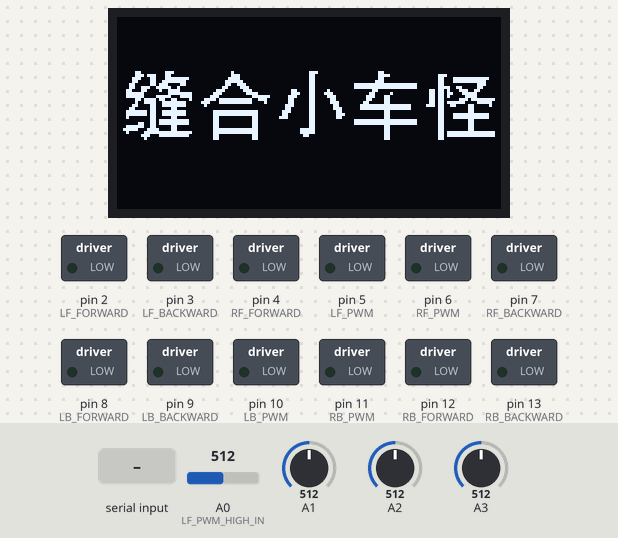
A program run on a simulated Arduino Uno, built with avr-gcc and run on an emulated ATmega328P. Parts: 128×64 one-colour display, switched loads named in the program (green lamp = pin HIGH). The test bench sets the inputs (shaded band); at power-on: A0 (LF_PWM_HIGH_IN) = 512, A1 = 512, A2 = 512, A3 = 512. What the program prints to the serial monitor is not drawn.

Above: at 2.1 s.
4.8 s: "Obstacles\n" received over Serial
At 6.1 s:
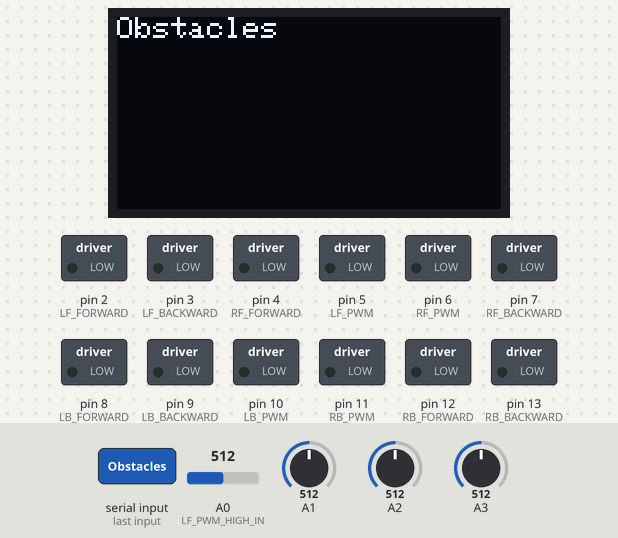
6.4 s: "MoveX:\n" received over Serial
At 7.3 s:
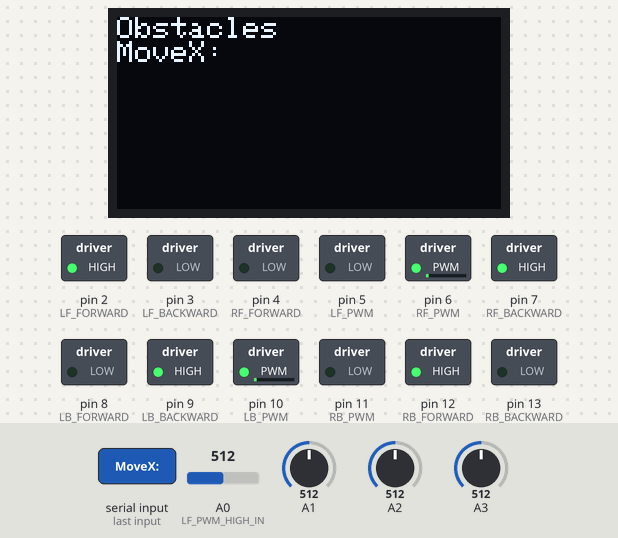
7.9 s: "Request Go\n" received over Serial
At 8.4 s:
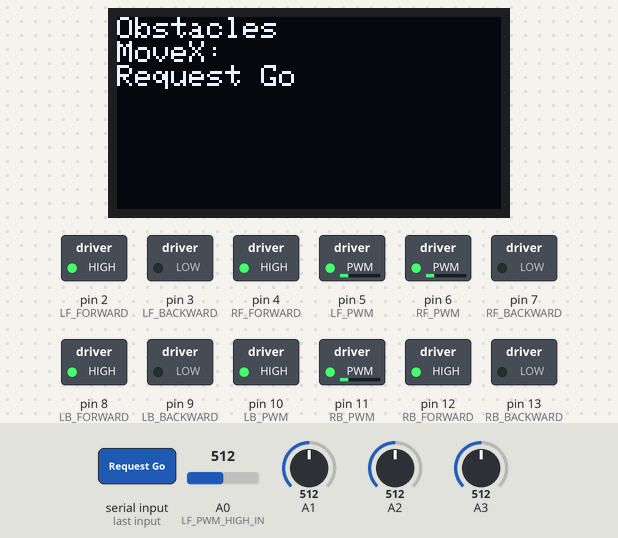
9.4 s: "Request Back\n" received over Serial
At 10.6 s:
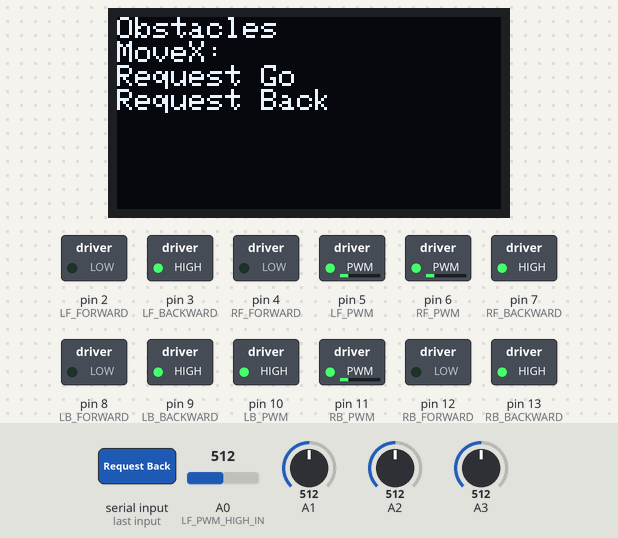
10.9 s: "Request Right\n" received over Serial
At 11.9 s:
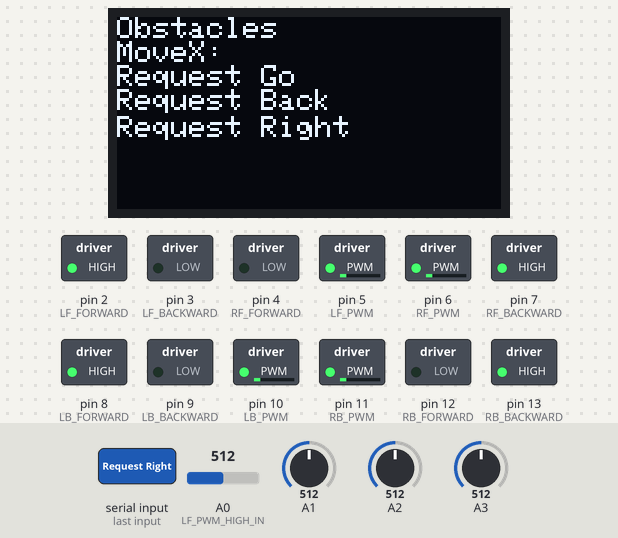
12.4 s: "Request Left\n" received over Serial
At 13.1 s:
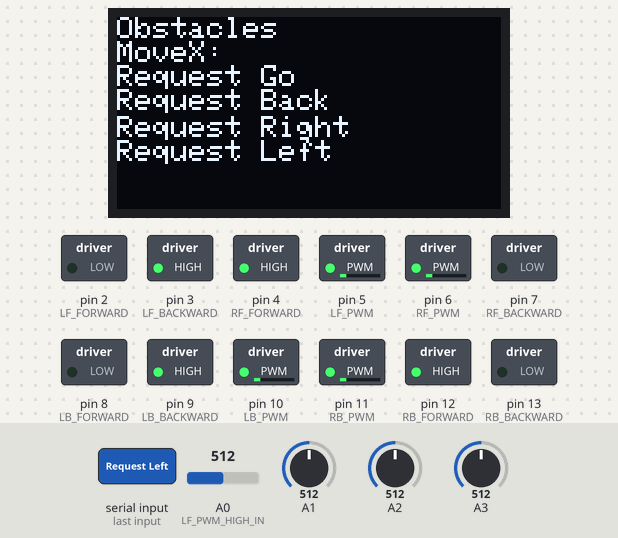
Timing chart, 0 to 14.9 s (numbered marks = the images above; inputs shaded):
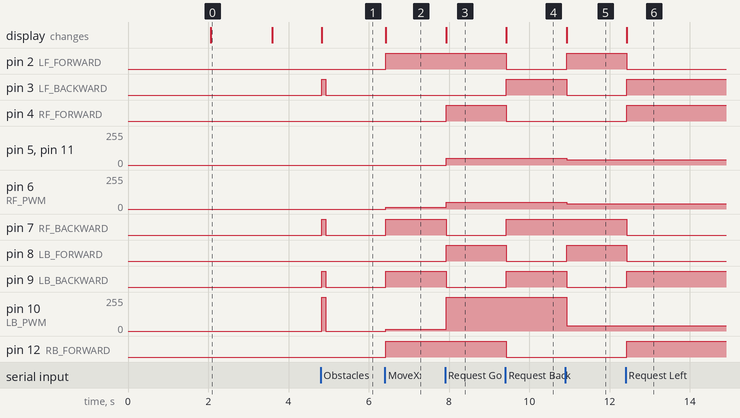

The program:

main.cpp
```cpp
#include <Arduino.h>

/// 左前轮IO口
int LF_FORWARD = 2;
int LF_BACKWARD = 3;
int LF_PWM = 5;
int LF_PWM_HIGH_IN = A0; // PWM最高电平输入

/// 右前轮IO口
int RF_FORWARD = 4;
int RF_BACKWARD = 7;
int RF_PWM = 6;
int RF_PWM_HIGH_IN = A1;

/// 左后轮IO口
int LB_FORWARD = 8;
int LB_BACKWARD = 9;
int LB_PWM = 10;
int LB_PWM_HIGH_IN = A2;

/// 右后轮IO口
int RB_FORWARD = 12;
int RB_BACKWARD = 13;
int RB_PWM = 11;
int RB_PWM_HIGH_IN = A3;

extern void
MECANUM_WHEEL_INIT();

extern void Stop();
extern void MoveForward(float speedPer);
extern void MoveBackward(float speedPer);
extern void TurnLeft(float speedPer);
extern void TurnRight(float speedPer);
extern void MoveLeft(float speedPer);
extern void MoveRight(float speedPer);

extern void OLED_INIT();
extern void ShowIP(String ip);
extern void PrintSerial(String str);
extern void HandleCmd(String cmd);
extern void MoveBackForObstacles();
extern void MoveX(int dx, int dy, float speedPer);

void TestMove();

void setup()
{
    Serial.begin(115200);
    Serial.setTimeout(400);
    for (int i = 2; i <= 13; i++)
    {
        pinMode(i, OUTPUT);
    }

    OLED_INIT();
    MECANUM_WHEEL_INIT();
    //TestMove();
}

void loop()
{
    if (Serial.available())
    {
        String serial_cmd = Serial.readStringUntil('\n');
        PrintSerial(serial_cmd);
        HandleCmd(serial_cmd);
    }
}

void HandleCmd(String cmd)
{
    if (cmd.startsWith("Obstacles"))
    {
        MoveBackForObstacles();
    }
    else if (cmd.startsWith("MoveX:"))
    {
        // MoveX:[dx]:[dy]:[dutyRadio]
        int dx = cmd.substring(6, 7).toInt();
        int dy = cmd.substring(8, 9).toInt();
        if (dx == -1 || dy == -1)
        {
            Stop();
            return;
        }
        float speedPer = cmd.substring(10, cmd.length() - 1).toFloat();
        MoveX(dx, dy, speedPer);
    }
    else if (cmd.startsWith("Request Go"))
    {
        MoveForward(0.6);
    }
    else if (cmd.startsWith("Request Back"))
    {
        MoveBackward(0.6);
    }
    else if (cmd.startsWith("Request Left"))
    {
        TurnLeft(0.08);
    }
    else if (cmd.startsWith("Request Right"))
    {
        TurnRight(0.08);
    }
    else if (cmd.startsWith("Request Stop"))
    {
        Stop();
    }
    else if (cmd.startsWith("MoveLeft:"))
    {
        float speedPer = cmd.substring(9, cmd.length() - 1).toFloat();
        MoveLeft(speedPer);
    }
    else if (cmd.startsWith("MoveRight:"))
    {
        float speedPer = cmd.substring(10, cmd.length() - 1).toFloat();
        MoveRight(speedPer);
    }
    else if (cmd.startsWith("NormalMove:"))
    {
        // NormalMove:[code]:[dutyRatio]
        String motion = cmd.substring(11, 12);
        if (motion.equals("4"))
        {
            Stop();
        }
        float speedPer = cmd.substring(13, cmd.length() - 1).toFloat();
        if (motion.equals("0"))
        {
            MoveForward(speedPer);
        }
        else if (motion.equals("1"))
        {
            MoveBackward(speedPer);
        }
        else if (motion.equals("2"))
        {
            TurnLeft(speedPer);
        }
        else if (motion.equals("3"))
        {
            TurnRight(speedPer);
        }
    }
}
```

mecanum_wheel_controller.cpp
```cpp
#include "Arduino.h"

extern int LF_FORWARD;
extern int LF_BACKWARD;
extern int LF_PWM;
extern int LF_PWM_HIGH_IN;

extern int RF_FORWARD;
extern int RF_BACKWARD;
extern int RF_PWM;
extern int RF_PWM_HIGH_IN;

extern int LB_FORWARD;
extern int LB_BACKWARD;
extern int LB_PWM;
extern int LB_PWM_HIGH_IN;

extern int RB_FORWARD;
extern int RB_BACKWARD;
extern int RB_PWM;
extern int RB_PWM_HIGH_IN;
extern void Stop();

typedef enum
{
    FRONT,
    BACK,
} DIRECTION;

#define POWER_LF 1.0
#define POWER_RF 1.0
#define POWER_LB 1.0
#define POWER_RB 1.0

// 麦轮运动学公式
#define _A_ 10
#define _B_ 8
#define V_LF_FORMAT (v_y - v_x + w * (_A_ + _B_))
#define V_RF_FORMAT (v_y + v_x - w * (_A_ + _B_))
#define V_LB_FORMAT (v_y + v_x + w * (_A_ + _B_))
#define V_RB_FORMAT (v_y - v_x - w * (_A_ + _B_))

// 最低驱动PWM
#define LIMIT_PWM 0.03

int CONTROL = 1;

void MECANUM_WHEEL_INIT()
{
    digitalWrite(LF_FORWARD, LOW);
    digitalWrite(LF_BACKWARD, LOW);
    analogWrite(LF_PWM, 0);

    digitalWrite(RF_FORWARD, LOW);
    digitalWrite(RF_BACKWARD, LOW);
    analogWrite(RF_PWM, 0);

    digitalWrite(LB_FORWARD, LOW);
    digitalWrite(LB_BACKWARD, LOW);
    analogWrite(LB_PWM, 0);

    digitalWrite(RB_FORWARD, LOW);
    digitalWrite(RB_BACKWARD, LOW);
    analogWrite(RB_PWM, 0);
}

void move(int highIO, int lowIO, int pwmIO, float dutyRatio, int pwmInputIO)
{
    if (!CONTROL)
    {
        return;
    }
    digitalWrite(highIO, HIGH);
    digitalWrite(lowIO, LOW);
    int pwmMax = analogRead(pwmInputIO);
    analogWrite(pwmIO, dutyRatio * pwmMax);
}

void MoveBackForObstacles()
{
    CONTROL = 0;
    digitalWrite(LF_BACKWARD, HIGH);
    digitalWrite(LF_FORWARD, LOW);
    digitalWrite(LB_BACKWARD, HIGH);
    digitalWrite(LB_FORWARD, LOW);
    digitalWrite(RF_BACKWARD, HIGH);
    digitalWrite(RF_FORWARD, LOW);
    digitalWrite(RB_BACKWARD, HIGH);
    digitalWrite(RB_FORWARD, LOW);
    int pwmMax = analogRead(LF_PWM_HIGH_IN);

    analogWrite(LF_PWM, pwmMax);
    analogWrite(RF_PWM, pwmMax);
    analogWrite(LB_PWM, pwmMax);
    analogWrite(RB_PWM, pwmMax);
    delay(100);
    Stop();
    delay(100);
    CONTROL = 1;
}

void MoveLF(DIRECTION direction, float speedPer)
{
    speedPer *= POWER_LF;
    if (direction == FRONT)
    {
        move(LF_FORWARD, LF_BACKWARD, LF_PWM, speedPer, LF_PWM_HIGH_IN);
    }
    else
    {
        move(LF_BACKWARD, LF_FORWARD, LF_PWM, speedPer, LF_PWM_HIGH_IN);
    }
}

void MoveRF(DIRECTION direction, float speedPer)
{
    speedPer *= POWER_RF;
    if (direction == FRONT)
    {
        move(RF_FORWARD, RF_BACKWARD, RF_PWM, speedPer, RF_PWM_HIGH_IN);
    }
    else
    {
        move(RF_BACKWARD, RF_FORWARD, RF_PWM, speedPer, RF_PWM_HIGH_IN);
    }
}

void MoveLB(DIRECTION direction, float speedPer)
{
    speedPer *= POWER_LB;
    if (direction == FRONT)
    {
        move(LB_FORWARD, LB_BACKWARD, LB_PWM, speedPer, LB_PWM_HIGH_IN);
    }
    else
    {
        move(LB_BACKWARD, LB_FORWARD, LB_PWM, speedPer, LB_PWM_HIGH_IN);
    }
}

void MoveRB(DIRECTION direction, float speedPer)
{
    speedPer *= POWER_RB;
    if (direction == FRONT)
    {
        move(RB_FORWARD, RB_BACKWARD, RB_PWM, speedPer, RB_PWM_HIGH_IN);
    }
    else
    {
        move(RB_BACKWARD, RB_FORWARD, RB_PWM, speedPer, RB_PWM_HIGH_IN);
    }
}

void Stop()
{
    MECANUM_WHEEL_INIT();
}

void MoveForward(float speedPer)
{
    MoveLF(FRONT, speedPer);
    MoveRF(FRONT, speedPer);
    MoveLB(FRONT, speedPer);
    MoveRB(FRONT, speedPer);
}

void MoveBackward(float speedPer)
{
    MoveLF(BACK, speedPer);
    MoveRF(BACK, speedPer);
    MoveLB(BACK, speedPer);
    MoveRB(BACK, speedPer);
}

// raw移动
void TurnLeft(float speedPer)
{
    MoveLF(BACK, speedPer);
    MoveRF(FRONT, speedPer);
    MoveLB(BACK, speedPer);
    MoveRB(FRONT, speedPer);
}

void MoveRight(float speedPer)
{
    MoveLF(FRONT, speedPer);
    MoveRF(BACK, speedPer);
    MoveLB(BACK, speedPer);
    MoveRB(FRONT, speedPer);
}

// raw移动
void TurnRight(float speedPer)
{
    MoveLF(FRONT, speedPer);
    MoveRF(BACK, speedPer);
    MoveLB(FRONT, speedPer);
    MoveRB(BACK, speedPer);
}

void MoveLeft(float speedPer)
{
    MoveLF(BACK, speedPer);
    MoveRF(FRONT, speedPer);
    MoveLB(FRONT, speedPer);
    MoveRB(BACK, speedPer);
}

// X 形状移动
void MoveX(int dx, int dy, float speedPer)
{
    if (dx == FRONT)
    {
        if (dy == FRONT)
        {
            MoveLF(FRONT, speedPer);
            MoveRB(FRONT, speedPer);
            // 加一点反向电压给RF和LB轮，一定程度减少它们被带动
            MoveRF(BACK, LIMIT_PWM);
            MoveLB(BACK, LIMIT_PWM);
        }
        else
        {
            MoveRF(BACK, speedPer);
            MoveLB(BACK, speedPer);

            MoveLF(FRONT, LIMIT_PWM);
            MoveRB(FRONT, LIMIT_PWM);
        }
    }
    else
    {
        if (dy == FRONT)
        {
            MoveRF(FRONT, speedPer);
            MoveLB(FRONT, speedPer);

            MoveLF(BACK, LIMIT_PWM);
            MoveRB(BACK, LIMIT_PWM);
        }
        else
        {
            MoveLF(BACK, speedPer);
            MoveRB(BACK, speedPer);

            MoveRF(FRONT, LIMIT_PWM);
            MoveLB(FRONT, LIMIT_PWM);
        }
    }
}

// 该函数不适用于直流有刷电机（就那种小玩具里面的那种电机
// 调试参数会变得不幸
void MoveWithDelta(float v_x, float v_y, float w, float speedPer)
{
    float v[4] = {V_LF_FORMAT, V_RF_FORMAT, V_LB_FORMAT, V_RB_FORMAT};
    float *iter = v;
    float max_v = fabs(*iter);
    while (iter < v + 4)
    {
        max_v = max(fabs(max_v), fabs(*iter));
        iter++;
    }
    iter = v;
    while (iter < v + 4)
    {
        *iter /= max_v;
        *iter *= speedPer;
        iter++;
    }
    MoveLF(v[0] > 0 ? FRONT : BACK, fabs(v[0]));
    MoveRF(v[1] > 0 ? FRONT : BACK, fabs(v[1]));
    MoveLB(v[2] > 0 ? FRONT : BACK, fabs(v[2]));
    MoveRB(v[3] > 0 ? FRONT : BACK, fabs(v[3]));
}

void TestMove()
{
    MoveBackForObstacles();
}
```

oled_controller.cpp
```cpp
#include "Arduino.h"
#include <Wire.h>
#include "logo_data.h"

#include <Adafruit_GFX.h>
#include <Adafruit_SSD1306.h>

#define SCREEN_WIDTH 128 // 设置OLED宽度,单位:像素
#define SCREEN_HEIGHT 64 // 设置OLED高度,单位:像素
#define ROW_SIZE 5.5
#define TEXT_SIZE 1.5
#define ROW_CNT 8
#define ROW_CHAR_CNT 22

#define OLED_RESET 14

Adafruit_SSD1306 display(SCREEN_WIDTH, SCREEN_HEIGHT, &Wire, OLED_RESET);

int row = 0;

void OLED_INIT()
{
    display.begin(SSD1306_SWITCHCAPVCC, 0x3C);

    display.clearDisplay();
    delay(2000);
    display.drawBitmap(0, 0, logo, SCREEN_WIDTH, SCREEN_HEIGHT, 1);
    display.display();
    delay(1500);
    display.clearDisplay();
    display.display();
}

void PrintSerial(String str)
{
    display.setTextColor(WHITE);

    display.setTextSize(TEXT_SIZE);

    display.setCursor(0, row * ROW_SIZE * TEXT_SIZE);
    display.print(str);

    Serial.println(str.length());
    row += (str.length() / ROW_CHAR_CNT + 1);
    if (row >= ROW_CNT)
    {
        row = 0;
        display.clearDisplay();
        display.setCursor(0, 0);
        display.print(str);
        row += (str.length() / ROW_CHAR_CNT + 1);
    }

    display.display();
}

void ShowIP(String ip)
{
    display.clearDisplay();

    display.setTextColor(WHITE);

    display.setTextSize(1.5);

    //设置光标位置
    display.setCursor(0, 0);
    display.print("WIFI Connected!");

    display.setCursor(0, 10);
    display.print("IP Address: " + ip);

    display.display();
}
```

Source omitted: logo_data.h (data table, 13991 bytes)

Measured:
- after the input at 4.8 s, pin 3 (LF_BACKWARD), pin 7 (RF_BACKWARD), pin 9 (LB_BACKWARD), pin 13 (RB_BACKWARD): LOW → HIGH at once, → LOW 0.10 s later; pin 10 (LB_PWM): 0/255 → 255/255 at once, → 0/255 0.10 s later; the display: changes at once (image 1)
- after the input at 6.4 s, pin 2 (LF_FORWARD), pin 7 (RF_BACKWARD), pin 9 (LB_BACKWARD), pin 12 (RB_FORWARD): LOW → HIGH at once; pin 6 (RF_PWM), pin 10 (LB_PWM): 0/255 → 15/255 at once; the display: changes at once (image 2)
- after the input at 7.9 s, pin 4 (RF_FORWARD), pin 8 (LB_FORWARD): LOW → HIGH at once; pin 5 (LF_PWM), pin 11 (RB_PWM): 0/255 → 51/255 at once; pin 6 (RF_PWM): 15/255 → 51/255 at once; pin 7 (RF_BACKWARD), pin 9 (LB_BACKWARD): HIGH → LOW at once; pin 10 (LB_PWM): 15/255 → 255/255 at once; the display: changes at once (image 3)
- after the input at 9.4 s, pin 2 (LF_FORWARD), pin 4 (RF_FORWARD), pin 8 (LB_FORWARD), pin 12 (RB_FORWARD): HIGH → LOW at once; pin 3 (LF_BACKWARD), pin 7 (RF_BACKWARD), pin 9 (LB_BACKWARD), pin 13 (RB_BACKWARD): LOW → HIGH at once; the display: changes at once (image 4)
- after the input at 10.9 s, pin 2 (LF_FORWARD), pin 8 (LB_FORWARD): LOW → HIGH at once; pin 3 (LF_BACKWARD), pin 9 (LB_BACKWARD): HIGH → LOW at once; pin 5 (LF_PWM), pin 6 (RF_PWM), pin 11 (RB_PWM): 51/255 → 40/255 at once; pin 10 (LB_PWM): 255/255 → 40/255 at once; the display: changes at once (image 5)
- after the input at 12.4 s, pin 2 (LF_FORWARD), pin 7 (RF_BACKWARD), pin 8 (LB_FORWARD), pin 13 (RB_BACKWARD): HIGH → LOW at once; pin 3 (LF_BACKWARD), pin 4 (RF_FORWARD), pin 9 (LB_BACKWARD), pin 12 (RB_FORWARD): LOW → HIGH at once; the display: changes at once (image 6)
- what the display in image 0 shows lasts 1.5 s, from 2.1 s to 3.6 s
